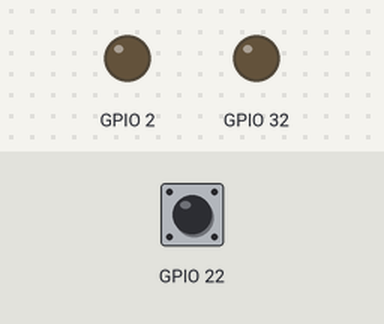
Bench run of a program on a simulated ESP32. On the bench: output pins drawn as LEDs (lit = HIGH). Dashed ring = blinking. Inputs (shaded band) come from the test bench; at power-on: GPIO 22 HIGH.

Above: at 1.2 s.
1.3 s: GPIO 22 pulled LOW for 1 s
At 2.25 s:
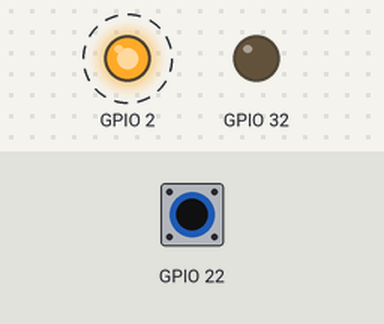
4.8 s: GPIO 22 pulled LOW for 0.15 s
6.4 s: GPIO 22 pulled LOW for 3.2 s
At 7.75 s:
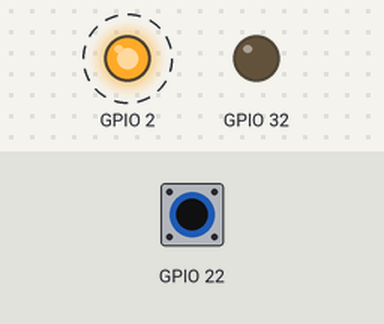
Timing chart, 0 to 17.1 s (numbered marks = the images above; inputs shaded):
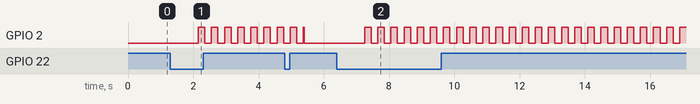

Measured:
- after the input at 1.3 s, GPIO 2: alternates HIGH for 0.20 s and LOW for 0.20 s, starting after 0.85 s
- after the input at 6.4 s, GPIO 2: alternates HIGH for 0.20 s and LOW for 0.20 s, starting after 0.85 s

The program:

main.cpp
```cpp
#include <Arduino.h>
#include "LED.h"
#include <OneButton.h>
LED led1(ledPin1, LED_ACT);
LED led2(ledPin2, LED_ACT);
OneButton button(buttonPin, !BTN_ACT);
int currentLED = 1;
void singleClick();
void doubleClick();
void longPressStart();
void setup()
{
    led1.off();
    led2.off();
    button.attachClick(singleClick);
    button.attachDoubleClick(doubleClick);
    button.attachLongPressStart(longPressStart);
}

void loop()
{   unsigned long now = millis();
    led1.loop();
    led2.loop();
    button.tick();

}
void singleClick()
{
    if (currentLED == 1)
    {
        led1.flip();
    }
    else
    {
        led2.flip();
    }
}
void doubleClick()
{
    currentLED = (currentLED == 1) ? 2 : 1;
}
void longPressStart()
{
    if (currentLED == 1)
    {
        led1.blink(200);
    }
    else
    {
        led2.blink(200);
    }
}
```
